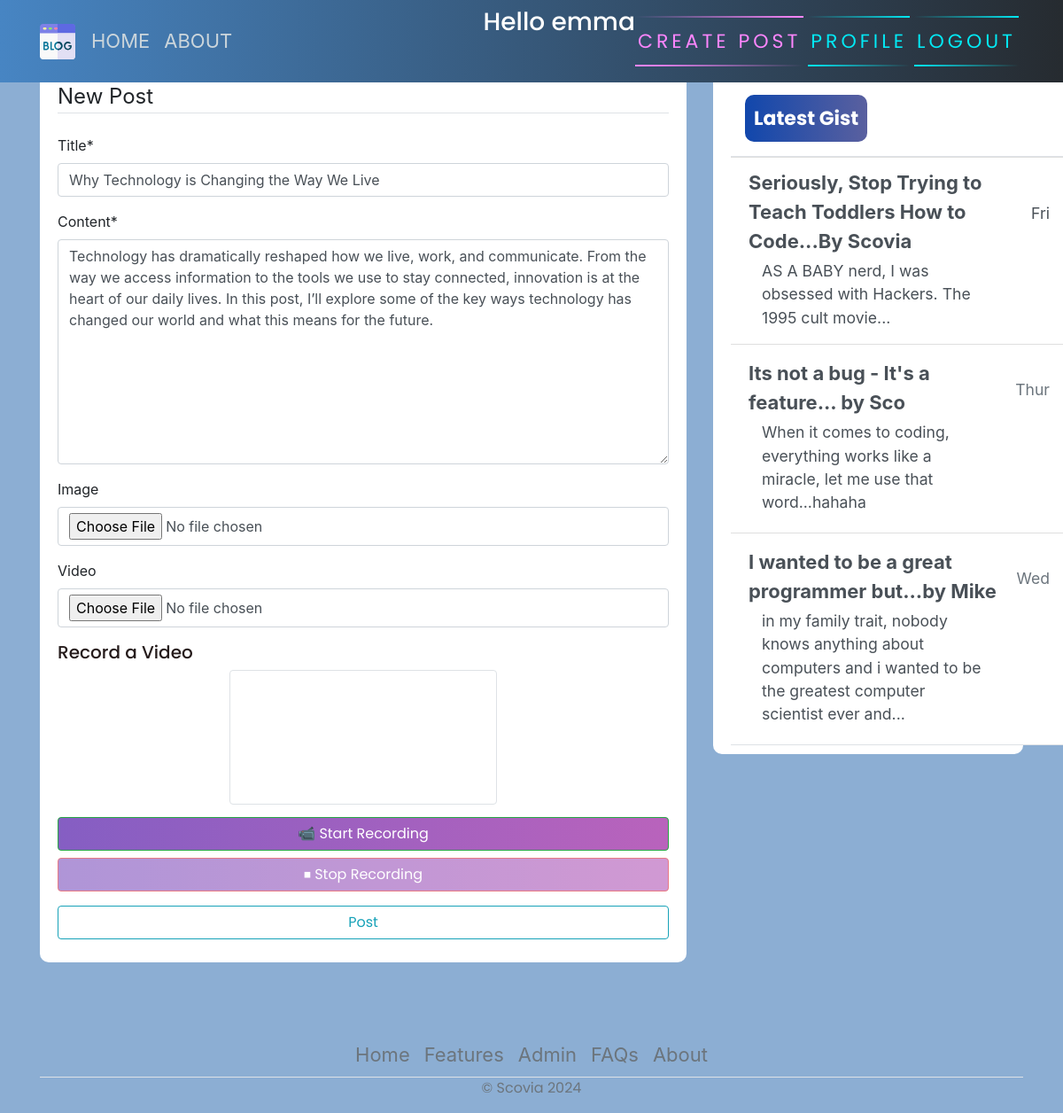
/post/6/update (signed in), run on the app's committed database.
### diary/models.py (models this page shows, shortened)
class Post(models.Model):
    title = models.CharField(max_length=200)
    content = models.TextField()
    date_posted = models.DateTimeField(default=timezone.now)
    author = models.ForeignKey(User, on_delete=models.CASCADE, default=1)

### diary/views.py (the view, shortened to what this page needs)
# urls.py: path('post/<int:pk>/update', PostUpdateView.as_view(), name="blog-update"),
class PostUpdateView(LoginRequiredMixin, UserPassesTestMixin, UpdateView):
    model = Post
    form_class = PostForm  # Use the form that includes image and video
    template_name = 'post_form.html'
    def test_func(self):
        post = self.get_object()
        return self.request.user == post.author

### diary/forms.py
class PostForm(forms.ModelForm):
    class Meta:
        model = Post
        fields = ['title', 'content', 'image', 'video']  # Include image and video
    image = forms.ImageField(required=False, widget=forms.FileInput(attrs={'accept': 'image/*'}))  # Accept only images
    video = forms.FileField(required=False, widget=forms.FileInput(attrs={'accept': 'video/*'}))

### diary/templates/post_form.html (shortened to what this page needs)
{% extends 'base.html' %}
{% load crispy_forms_tags %}
{% block content %}
    <div class="content-section">
        <form method="post" enctype="multipart/form-data">
            <fieldset class="form-group">
                <legend class="border-bottom mb-4">New Post</legend>
                {{ form|crispy }}
                <h5 class="mt-3"> Record a Video</h5>
                <div class="text-center">
                    <video id="preview" autoplay class="border rounded" style="max-width: 100%; height: auto;"></video>
                    <br>
                    <button type="button" id="start" class="btn btn-success mt-2">📹 Start Recording</button>
                    <button type="button" id="stop" class="btn btn-danger mt-2" disabled>⏹ Stop Recording</button>
                </div>
            </fieldset>
            <div class="form-group mt-3">
                <button class="btn btn-outline-info" type="submit">Post</button>
            </div>
        </form>
    </div>
{% endblock content %}

### diary/templates/base.html (shortened to what this page needs)
{% load static %}
<!DOCTYPE html>
<html>
<head>
    <link rel="stylesheet" href="https://maxcdn.bootstrapcdn.com/bootstrap/4.0.0/css/bootstrap.min.css">
    <link rel="stylesheet" href="{% static 'main.css' %}">
</head>
<body>
    <header class="site-header">
      <nav class="navbar navbar-expand-md navbar-dark bg-steel fixed-top">
        <div class="container">
          <div class="collapse navbar-collapse" id="navbarToggle">
            <div class="navbar-nav mr-auto">
                {% if user.is_authenticated %}
              <a class="nav-item nav-link" href="{% url 'blog-home' %}">HOME</a>
              <a class="nav-item nav-link" href="{% url 'blog-about' %}">ABOUT</a>
            </div>
            <div class="navbar-nav">
           <h3 style="color: white;">Hello {{request.user}}</h3>
                <a href="{% url 'blog-new' %}" id="auth-links">
                <span></span>
                <span></span>
                Create Post
            </a>
                <a href="{% url 'profile' %}" id="auth-links">
                <span></span>
                <span></span>
                Profile
            </a>
                <a href="{% url 'logout' %}" id="auth-links">
                <span></span>
                <span></span>
                Logout
            </a>
                {% endif %}
            </div>
          </div>
        </div>
      </nav>
    </header>
    <main role="main" class="container">
      <div class="row">
          <div class="col-md-8">
          </div>
        <div class="col-md-8">
           {% block content %}{% endblock %}
        </div>
        <div class="col-md-4">
          <div class="content-section">
            <div class="d-flex flex-column align-items-stretch flex-shrink-0 bg-white" style="width: 380px;" style="padding-top: 120px;">
                <a id="list-group" style="text-decoration: none;" href="" class="d-flex align-items-center flex-shrink-0 p-3 link-dark text-decoration-none border-bottom">
                  <span class="fs-5 fw-semibold" id="gist-btn">Latest Gist</span>
                </a>
                <div class="list-group list-group-flush border-bottom scrollarea">
                  <a href="#" class="list-group-item list-group-item-action  lh-tight" aria-current="true">
                    <div class="d-flex w-100 align-items-center justify-content-between">
                      <strong class="mb-1">Seriously, Stop Trying to Teach Toddlers How to Code...By Scovia
                    </strong>
                      <small>Fri</small>
                    </div>
                    <div class="col-10 mb-1 small">AS A BABY nerd, I was obsessed with Hackers. The 1995 cult movie... </div>
                  </a>
                  <a href="#" class="list-group-item list-group-item-action py-3 lh-tight">
                    <div class="d-flex w-100 align-items-center justify-content-between">
                      <strong class="mb-1">Its not a bug - It's a feature... by Sco</strong>
                      <small class="text-muted">Thur</small>
                    </div>
                    <div class="col-10 mb-1 small">When it comes to coding, everything works like a miracle, let me use that word...hahaha</div>
                  </a>
                  <a href="#" class="list-group-item list-group-item-action py-3 lh-tight">
                    <div class="d-flex w-100 align-items-center justify-content-between">
                      <strong class="mb-1">I wanted to be a great programmer but...by Mike</strong>
                      <small class="text-muted">Wed</small>
                    </div>
                    <div class="col-10 mb-1 small">in my family trait, nobody knows anything about computers and i wanted to be the greatest computer scientist ever and...</div>
                  </a>
                </div>
              </div>
          </div>
        </div>
      </div>
        <footer class="" >
          <ul class="nav justify-content-center border-bottom"  style="margin-top: 60px;">
            <li class="nav-item"><a href="#" class="nav-link px-2 text-muted">Home</a></li>
            <li class="nav-item"><a href="#" class="nav-link px-2 text-muted">Features</a></li>
            <li class="nav-item"><a href="admin/" class="nav-link px-2 text-muted">Admin</a></li>
            <li class="nav-item"><a href="#" class="nav-link px-2 text-muted">FAQs</a></li>
            <li class="nav-item"><a href="#" class="nav-link px-2 text-muted">About</a></li>
          </ul>
          <p class="text-center text-muted">&copy; Scovia 2024</p>
        </footer>
    </main>
</body>
</html>

### diary/static/main.css (style rules this page uses)
body { background-color: rgb(140, 174, 211); margin-top: 5rem; background-size: contain; background-repeat: no-repeat; }
h1, h2, h3, h4, h5, h6, p { color: #251b1b; font-family: 'Poppins', sans-serif; }
ul { margin: 0; }
.bg-steel { background: linear-gradient(270deg, rgb(38, 43, 48) 0%, rgb(71, 133, 195) 100%); }
.site-header .navbar-nav .nav-link { color: #cbd5db; }
.content-section { background: #ffffff; padding: 10px 20px; border-radius: 10px; margin-bottom: 20px; }
svg { width: 50px; height: 50px; }
#auth-links { font-family: 'Poppins', sans-serif; position: relative; display: inline-block; padding: 12px 3px; margin: 10px 0; color: #03e9f4; text-decoration: none; text-transform: uppercase; transition: 0.5s; letter-spacing: 4px; overflow: hidden; margin-right: 5px; }
#auth-links:nth-child(2) { filter: hue-rotate(110deg); }
#auth-links span { position: absolute; display: block; }
#auth-links span:nth-child(1) { top: 0; left: 0; width: 100%; height: 2px; background: linear-gradient(90deg,transparent,#03e9f4); animation: animate1 1s linear infinite; }
#auth-links span:nth-child(3) { bottom: 0; right: 0; width: 100%; height: 2px; background: linear-gradient(270deg,transparent,#03e9f4); animation: animate3 1s linear infinite; animation-delay: 0.50s; }
#gist-btn { color: black; background: linear-gradient(270deg, rgb(90, 96, 159) 0%, rgb(17, 71, 172) 100%); padding: 10px; color: white; font-family: 'Poppins', sans-serif; font-weight: bold; border-radius: 10px; }
button { font-family: 'Poppins', sans-serif; border: none; outline: 0; display: inline-block; padding: 8px; color: white; background-color: #000; text-align: center; cursor: pointer; width: 100%; font-size: 18px; transition: 1s; background: linear-gradient(270deg, rgb(185, 99, 188) 0%, rgb(133, 94, 195) 100%); }
a { text-decoration: none; font-size: 22px; color: black; }

### data on the page
Post: title "Why Technology is Changing the Way We Live", content "Technology has dramatically reshaped how we live, work, and communicate. From the way we access information to the tools we use to stay connected, innovation is at the heart of our daily lives. In this post, I’ll explore some of the key ways technology has changed our world and what this means for the future."

### other printed values
{{ request.user }} "emma"
